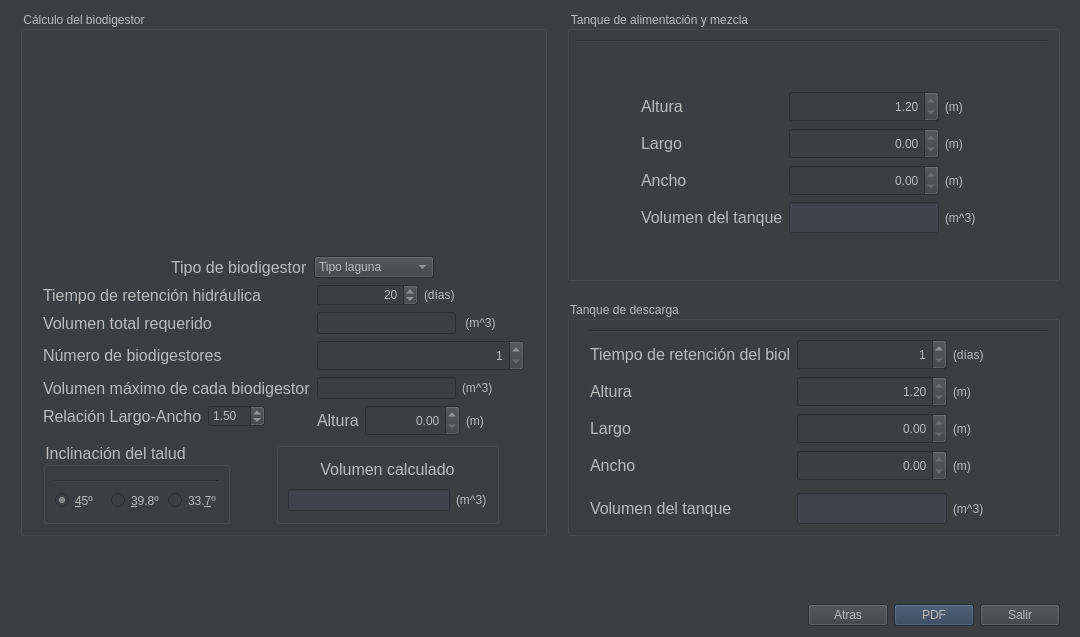
<?xml version="1.0" encoding="UTF-8"?>
<ui version="4.0">
 <class>Form</class>
 <widget class="QWidget" name="Form">
  <property name="geometry">
   <rect>
    <x>0</x>
    <y>0</y>
    <width>1080</width>
    <height>637</height>
   </rect>
  </property>
  <property name="minimumSize">
   <size>
    <width>1080</width>
    <height>637</height>
   </size>
  </property>
  <property name="maximumSize">
   <size>
    <width>1080</width>
    <height>637</height>
   </size>
  </property>
  <property name="windowTitle">
   <string>Form</string>
  </property>
  <property name="styleSheet">
   <string notr="true">background-color: rgb(60, 63, 65);
color: rgb(187, 187, 187);
border-color: rgb(85, 170, 255);</string>
  </property>
  <layout class="QVBoxLayout" name="verticalLayout_7">
   <property name="leftMargin">
    <number>20</number>
   </property>
   <property name="rightMargin">
    <number>20</number>
   </property>
   <item>
    <layout class="QHBoxLayout" name="horizontalLayout_26">
     <property name="spacing">
      <number>20</number>
     </property>
     <item>
      <widget class="QGroupBox" name="groupBox">
       <property name="title">
        <string>Cálculo del biodigestor</string>
       </property>
       <layout class="QVBoxLayout" name="verticalLayout_5">
        <property name="leftMargin">
         <number>20</number>
        </property>
        <property name="rightMargin">
         <number>20</number>
        </property>
        <item>
         <widget class="QWidget" name="widget" native="true">
          <property name="minimumSize">
           <size>
            <width>361</width>
            <height>210</height>
           </size>
          </property>
          <property name="styleSheet">
           <string notr="true">border-image: url(:/laguna/graphics/image.jpg);</string>
          </property>
         </widget>
        </item>
        <item>
         <layout class="QHBoxLayout" name="horizontalLayout_21">
          <item>
           <spacer name="horizontalSpacer_4">
            <property name="orientation">
             <enum>Qt::Horizontal</enum>
            </property>
            <property name="sizeHint" stdset="0">
             <size>
              <width>40</width>
              <height>20</height>
             </size>
            </property>
           </spacer>
          </item>
          <item>
           <widget class="QLabel" name="label">
            <property name="font">
             <font>
              <pointsize>12</pointsize>
             </font>
            </property>
            <property name="text">
             <string>Tipo de biodigestor</string>
            </property>
           </widget>
          </item>
          <item>
           <widget class="QComboBox" name="comboBox">
            <property name="minimumSize">
             <size>
              <width>120</width>
              <height>0</height>
             </size>
            </property>
            <property name="maximumSize">
             <size>
              <width>150</width>
              <height>16777215</height>
             </size>
            </property>
            <item>
             <property name="text">
              <string>Tipo laguna</string>
             </property>
            </item>
            <item>
             <property name="text">
              <string>Cupula fija</string>
             </property>
            </item>
           </widget>
          </item>
          <item>
           <spacer name="horizontalSpacer_5">
            <property name="orientation">
             <enum>Qt::Horizontal</enum>
            </property>
            <property name="sizeType">
             <enum>QSizePolicy::Preferred</enum>
            </property>
            <property name="sizeHint" stdset="0">
             <size>
              <width>90</width>
              <height>10</height>
             </size>
            </property>
           </spacer>
          </item>
         </layout>
        </item>
        <item>
         <layout class="QFormLayout" name="formLayout_3">
          <item row="0" column="0">
           <widget class="QLabel" name="label_7">
            <property name="font">
             <font>
              <pointsize>12</pointsize>
             </font>
            </property>
            <property name="text">
             <string>Tiempo de retención hidráulica</string>
            </property>
           </widget>
          </item>
          <item row="0" column="1">
           <layout class="QHBoxLayout" name="horizontalLayout_22">
            <item>
             <widget class="QSpinBox" name="spinBox_2">
              <property name="minimumSize">
               <size>
                <width>80</width>
                <height>0</height>
               </size>
              </property>
              <property name="alignment">
               <set>Qt::AlignRight|Qt::AlignTrailing|Qt::AlignVCenter</set>
              </property>
              <property name="minimum">
               <number>1</number>
              </property>
              <property name="maximum">
               <number>60</number>
              </property>
              <property name="value">
               <number>20</number>
              </property>
             </widget>
            </item>
            <item>
             <widget class="QLabel" name="label_13">
              <property name="text">
               <string>(días)</string>
              </property>
             </widget>
            </item>
           </layout>
          </item>
          <item row="1" column="0">
           <widget class="QLabel" name="label_2">
            <property name="font">
             <font>
              <pointsize>12</pointsize>
             </font>
            </property>
            <property name="text">
             <string>Volumen total requerido</string>
            </property>
           </widget>
          </item>
          <item row="1" column="1">
           <layout class="QHBoxLayout" name="horizontalLayout_13">
            <item>
             <widget class="QLineEdit" name="lineEditVol">
              <property name="maximumSize">
               <size>
                <width>139</width>
                <height>31</height>
               </size>
              </property>
              <property name="styleSheet">
               <string notr="true"/>
              </property>
              <property name="maxLength">
               <number>6</number>
              </property>
              <property name="alignment">
               <set>Qt::AlignRight|Qt::AlignTrailing|Qt::AlignVCenter</set>
              </property>
              <property name="readOnly">
               <bool>true</bool>
              </property>
             </widget>
            </item>
            <item>
             <widget class="QLabel" name="label_9">
              <property name="text">
               <string> (m^3)</string>
              </property>
             </widget>
            </item>
           </layout>
          </item>
          <item row="2" column="0">
           <widget class="QLabel" name="label_3">
            <property name="font">
             <font>
              <pointsize>12</pointsize>
             </font>
            </property>
            <property name="text">
             <string>Número de biodigestores</string>
            </property>
           </widget>
          </item>
          <item row="2" column="1">
           <widget class="QSpinBox" name="spinBox">
            <property name="minimumSize">
             <size>
              <width>139</width>
              <height>31</height>
             </size>
            </property>
            <property name="styleSheet">
             <string notr="true"/>
            </property>
            <property name="alignment">
             <set>Qt::AlignRight|Qt::AlignTrailing|Qt::AlignVCenter</set>
            </property>
            <property name="minimum">
             <number>1</number>
            </property>
            <property name="maximum">
             <number>6</number>
            </property>
           </widget>
          </item>
          <item row="3" column="0">
           <widget class="QLabel" name="label_4">
            <property name="font">
             <font>
              <pointsize>12</pointsize>
             </font>
            </property>
            <property name="text">
             <string>Volumen máximo de cada biodigestor</string>
            </property>
           </widget>
          </item>
          <item row="3" column="1">
           <layout class="QHBoxLayout" name="horizontalLayout_14">
            <item>
             <widget class="QLineEdit" name="lineEdit_2">
              <property name="maximumSize">
               <size>
                <width>139</width>
                <height>31</height>
               </size>
              </property>
              <property name="styleSheet">
               <string notr="true"/>
              </property>
              <property name="maxLength">
               <number>6</number>
              </property>
              <property name="alignment">
               <set>Qt::AlignRight|Qt::AlignTrailing|Qt::AlignVCenter</set>
              </property>
              <property name="readOnly">
               <bool>true</bool>
              </property>
             </widget>
            </item>
            <item>
             <widget class="QLabel" name="label_11">
              <property name="text">
               <string>(m^3)</string>
              </property>
             </widget>
            </item>
           </layout>
          </item>
          <item row="4" column="0">
           <layout class="QHBoxLayout" name="horizontalLayout_24">
            <item>
             <layout class="QHBoxLayout" name="horizontalLayout_17">
              <item>
               <widget class="QLabel" name="label_12">
                <property name="font">
                 <font>
                  <pointsize>12</pointsize>
                 </font>
                </property>
                <property name="text">
                 <string>Relación Largo-Ancho</string>
                </property>
               </widget>
              </item>
              <item>
               <widget class="QDoubleSpinBox" name="doubleSpinBox_3">
                <property name="minimum">
                 <double>1.000000000000000</double>
                </property>
                <property name="singleStep">
                 <double>0.100000000000000</double>
                </property>
                <property name="value">
                 <double>1.500000000000000</double>
                </property>
               </widget>
              </item>
             </layout>
            </item>
            <item>
             <spacer name="horizontalSpacer_6">
              <property name="orientation">
               <enum>Qt::Horizontal</enum>
              </property>
              <property name="sizeHint" stdset="0">
               <size>
                <width>40</width>
                <height>20</height>
               </size>
              </property>
             </spacer>
            </item>
           </layout>
          </item>
          <item row="4" column="1">
           <layout class="QHBoxLayout" name="horizontalLayout_25">
            <item>
             <layout class="QHBoxLayout" name="horizontalLayout_16">
              <item>
               <widget class="QLabel" name="label_5">
                <property name="font">
                 <font>
                  <pointsize>12</pointsize>
                 </font>
                </property>
                <property name="styleSheet">
                 <string notr="true"/>
                </property>
                <property name="text">
                 <string>Altura</string>
                </property>
               </widget>
              </item>
              <item>
               <layout class="QHBoxLayout" name="horizontalLayout_15">
                <item>
                 <widget class="QDoubleSpinBox" name="doubleSpinBox">
                  <property name="minimumSize">
                   <size>
                    <width>95</width>
                    <height>31</height>
                   </size>
                  </property>
                  <property name="alignment">
                   <set>Qt::AlignRight|Qt::AlignTrailing|Qt::AlignVCenter</set>
                  </property>
                  <property name="maximum">
                   <double>8.000000000000000</double>
                  </property>
                  <property name="singleStep">
                   <double>0.200000000000000</double>
                  </property>
                 </widget>
                </item>
                <item>
                 <widget class="QLabel" name="label_8">
                  <property name="text">
                   <string>(m)</string>
                  </property>
                 </widget>
                </item>
               </layout>
              </item>
             </layout>
            </item>
            <item>
             <spacer name="horizontalSpacer_7">
              <property name="orientation">
               <enum>Qt::Horizontal</enum>
              </property>
              <property name="sizeHint" stdset="0">
               <size>
                <width>40</width>
                <height>20</height>
               </size>
              </property>
             </spacer>
            </item>
           </layout>
          </item>
         </layout>
        </item>
        <item>
         <layout class="QHBoxLayout" name="horizontalLayout_18">
          <item>
           <widget class="QGroupBox" name="groupBox_3">
            <property name="enabled">
             <bool>true</bool>
            </property>
            <property name="minimumSize">
             <size>
              <width>187</width>
              <height>0</height>
             </size>
            </property>
            <property name="maximumSize">
             <size>
              <width>400</width>
              <height>16777215</height>
             </size>
            </property>
            <property name="font">
             <font>
              <pointsize>12</pointsize>
             </font>
            </property>
            <property name="title">
             <string>Inclinación del talud</string>
            </property>
            <layout class="QVBoxLayout" name="verticalLayout">
             <item>
              <widget class="Line" name="line">
               <property name="orientation">
                <enum>Qt::Horizontal</enum>
               </property>
              </widget>
             </item>
             <item>
              <layout class="QHBoxLayout" name="horizontalLayout">
               <item>
                <widget class="QRadioButton" name="radioButton">
                 <property name="text">
                  <string>&amp;45º</string>
                 </property>
                 <property name="checked">
                  <bool>true</bool>
                 </property>
                </widget>
               </item>
               <item>
                <widget class="QRadioButton" name="radioButton2">
                 <property name="text">
                  <string>&amp;39.8º</string>
                 </property>
                </widget>
               </item>
               <item>
                <widget class="QRadioButton" name="radioButton3">
                 <property name="text">
                  <string>33.&amp;7º</string>
                 </property>
                </widget>
               </item>
              </layout>
             </item>
            </layout>
           </widget>
          </item>
          <item>
           <spacer name="horizontalSpacer_3">
            <property name="orientation">
             <enum>Qt::Horizontal</enum>
            </property>
            <property name="sizeType">
             <enum>QSizePolicy::Preferred</enum>
            </property>
            <property name="sizeHint" stdset="0">
             <size>
              <width>40</width>
              <height>20</height>
             </size>
            </property>
           </spacer>
          </item>
          <item>
           <widget class="QGroupBox" name="groupBox_4">
            <property name="minimumSize">
             <size>
              <width>170</width>
              <height>0</height>
             </size>
            </property>
            <property name="styleSheet">
             <string notr="true"/>
            </property>
            <property name="title">
             <string/>
            </property>
            <layout class="QVBoxLayout" name="verticalLayout_4">
             <item>
              <widget class="QLabel" name="label_6">
               <property name="font">
                <font>
                 <pointsize>12</pointsize>
                </font>
               </property>
               <property name="text">
                <string>Volumen calculado</string>
               </property>
               <property name="alignment">
                <set>Qt::AlignCenter</set>
               </property>
              </widget>
             </item>
             <item>
              <layout class="QHBoxLayout" name="horizontalLayout_23">
               <item>
                <widget class="QLineEdit" name="lineEdit">
                 <property name="minimumSize">
                  <size>
                   <width>0</width>
                   <height>0</height>
                  </size>
                 </property>
                 <property name="maximumSize">
                  <size>
                   <width>1666666</width>
                   <height>16777215</height>
                  </size>
                 </property>
                 <property name="styleSheet">
                  <string notr="true">background-color: rgb(62, 67, 76);</string>
                 </property>
                 <property name="maxLength">
                  <number>6</number>
                 </property>
                 <property name="alignment">
                  <set>Qt::AlignRight|Qt::AlignTrailing|Qt::AlignVCenter</set>
                 </property>
                 <property name="readOnly">
                  <bool>true</bool>
                 </property>
                </widget>
               </item>
               <item>
                <widget class="QLabel" name="label_23">
                 <property name="text">
                  <string>(m^3)</string>
                 </property>
                </widget>
               </item>
              </layout>
             </item>
            </layout>
           </widget>
          </item>
          <item>
           <spacer name="horizontalSpacer_2">
            <property name="orientation">
             <enum>Qt::Horizontal</enum>
            </property>
            <property name="sizeType">
             <enum>QSizePolicy::Preferred</enum>
            </property>
            <property name="sizeHint" stdset="0">
             <size>
              <width>25</width>
              <height>20</height>
             </size>
            </property>
           </spacer>
          </item>
         </layout>
        </item>
       </layout>
      </widget>
     </item>
     <item>
      <layout class="QVBoxLayout" name="verticalLayout_6">
       <item>
        <widget class="QGroupBox" name="groupBox_2">
         <property name="maximumSize">
          <size>
           <width>16777215</width>
           <height>270</height>
          </size>
         </property>
         <property name="title">
          <string>Tanque de alimentación y mezcla</string>
         </property>
         <layout class="QVBoxLayout" name="verticalLayout_2">
          <property name="leftMargin">
           <number>6</number>
          </property>
          <item>
           <widget class="Line" name="line_2">
            <property name="orientation">
             <enum>Qt::Horizontal</enum>
            </property>
           </widget>
          </item>
          <item>
           <layout class="QFormLayout" name="formLayout">
            <property name="leftMargin">
             <number>65</number>
            </property>
            <item row="0" column="1">
             <layout class="QHBoxLayout" name="horizontalLayout_2"/>
            </item>
            <item row="2" column="0">
             <widget class="QLabel" name="label_14">
              <property name="font">
               <font>
                <pointsize>12</pointsize>
               </font>
              </property>
              <property name="text">
               <string>Altura</string>
              </property>
             </widget>
            </item>
            <item row="2" column="1">
             <layout class="QHBoxLayout" name="horizontalLayout_3">
              <item>
               <widget class="QDoubleSpinBox" name="doubleSpinBox3">
                <property name="minimumSize">
                 <size>
                  <width>150</width>
                  <height>31</height>
                 </size>
                </property>
                <property name="maximumSize">
                 <size>
                  <width>150</width>
                  <height>31</height>
                 </size>
                </property>
                <property name="alignment">
                 <set>Qt::AlignRight|Qt::AlignTrailing|Qt::AlignVCenter</set>
                </property>
                <property name="readOnly">
                 <bool>true</bool>
                </property>
                <property name="value">
                 <double>1.200000000000000</double>
                </property>
               </widget>
              </item>
              <item>
               <widget class="QLabel" name="label_19">
                <property name="text">
                 <string>(m)</string>
                </property>
               </widget>
              </item>
             </layout>
            </item>
            <item row="3" column="0">
             <widget class="QLabel" name="label_15">
              <property name="font">
               <font>
                <pointsize>12</pointsize>
               </font>
              </property>
              <property name="text">
               <string>Largo</string>
              </property>
             </widget>
            </item>
            <item row="3" column="1">
             <layout class="QHBoxLayout" name="horizontalLayout_4">
              <item>
               <widget class="QDoubleSpinBox" name="doubleSpinBox4">
                <property name="minimumSize">
                 <size>
                  <width>150</width>
                  <height>31</height>
                 </size>
                </property>
                <property name="maximumSize">
                 <size>
                  <width>150</width>
                  <height>31</height>
                 </size>
                </property>
                <property name="alignment">
                 <set>Qt::AlignRight|Qt::AlignTrailing|Qt::AlignVCenter</set>
                </property>
                <property name="readOnly">
                 <bool>true</bool>
                </property>
               </widget>
              </item>
              <item>
               <widget class="QLabel" name="label_20">
                <property name="text">
                 <string>(m)</string>
                </property>
               </widget>
              </item>
             </layout>
            </item>
            <item row="4" column="0">
             <widget class="QLabel" name="label_16">
              <property name="font">
               <font>
                <pointsize>12</pointsize>
               </font>
              </property>
              <property name="text">
               <string>Ancho</string>
              </property>
             </widget>
            </item>
            <item row="4" column="1">
             <layout class="QHBoxLayout" name="horizontalLayout_5">
              <item>
               <widget class="QDoubleSpinBox" name="doubleSpinBox5">
                <property name="minimumSize">
                 <size>
                  <width>150</width>
                  <height>31</height>
                 </size>
                </property>
                <property name="maximumSize">
                 <size>
                  <width>150</width>
                  <height>31</height>
                 </size>
                </property>
                <property name="alignment">
                 <set>Qt::AlignRight|Qt::AlignTrailing|Qt::AlignVCenter</set>
                </property>
                <property name="readOnly">
                 <bool>true</bool>
                </property>
               </widget>
              </item>
              <item>
               <widget class="QLabel" name="label_21">
                <property name="text">
                 <string>(m)</string>
                </property>
               </widget>
              </item>
             </layout>
            </item>
            <item row="5" column="0">
             <widget class="QLabel" name="label_17">
              <property name="font">
               <font>
                <pointsize>12</pointsize>
               </font>
              </property>
              <property name="text">
               <string>Volumen del tanque</string>
              </property>
             </widget>
            </item>
            <item row="5" column="1">
             <layout class="QHBoxLayout" name="horizontalLayout_6">
              <item>
               <widget class="QLineEdit" name="lineEdit_4">
                <property name="minimumSize">
                 <size>
                  <width>150</width>
                  <height>31</height>
                 </size>
                </property>
                <property name="maximumSize">
                 <size>
                  <width>150</width>
                  <height>31</height>
                 </size>
                </property>
                <property name="styleSheet">
                 <string notr="true">background-color: rgb(62, 67, 76);</string>
                </property>
                <property name="maxLength">
                 <number>6</number>
                </property>
                <property name="alignment">
                 <set>Qt::AlignRight|Qt::AlignTrailing|Qt::AlignVCenter</set>
                </property>
                <property name="readOnly">
                 <bool>true</bool>
                </property>
               </widget>
              </item>
              <item>
               <widget class="QLabel" name="label_22">
                <property name="text">
                 <string>(m^3)</string>
                </property>
               </widget>
              </item>
             </layout>
            </item>
            <item row="1" column="1">
             <spacer name="verticalSpacer_2">
              <property name="orientation">
               <enum>Qt::Vertical</enum>
              </property>
              <property name="sizeHint" stdset="0">
               <size>
                <width>20</width>
                <height>40</height>
               </size>
              </property>
             </spacer>
            </item>
            <item row="6" column="1">
             <spacer name="verticalSpacer_3">
              <property name="orientation">
               <enum>Qt::Vertical</enum>
              </property>
              <property name="sizeHint" stdset="0">
               <size>
                <width>20</width>
                <height>40</height>
               </size>
              </property>
             </spacer>
            </item>
           </layout>
          </item>
         </layout>
        </widget>
       </item>
       <item>
        <widget class="QGroupBox" name="groupBox_5">
         <property name="title">
          <string>Tanque de descarga</string>
         </property>
         <layout class="QVBoxLayout" name="verticalLayout_3">
          <property name="leftMargin">
           <number>20</number>
          </property>
          <item>
           <widget class="Line" name="line_4">
            <property name="orientation">
             <enum>Qt::Horizontal</enum>
            </property>
           </widget>
          </item>
          <item>
           <layout class="QFormLayout" name="formLayout_2">
            <item row="0" column="0">
             <widget class="QLabel" name="label_35">
              <property name="font">
               <font>
                <pointsize>12</pointsize>
               </font>
              </property>
              <property name="text">
               <string>Tiempo de retención del biol</string>
              </property>
             </widget>
            </item>
            <item row="0" column="1">
             <layout class="QHBoxLayout" name="horizontalLayout_7">
              <item>
               <widget class="QDoubleSpinBox" name="doubleSpinBox10">
                <property name="minimumSize">
                 <size>
                  <width>150</width>
                  <height>31</height>
                 </size>
                </property>
                <property name="maximumSize">
                 <size>
                  <width>150</width>
                  <height>31</height>
                 </size>
                </property>
                <property name="alignment">
                 <set>Qt::AlignRight|Qt::AlignTrailing|Qt::AlignVCenter</set>
                </property>
                <property name="decimals">
                 <number>0</number>
                </property>
                <property name="minimum">
                 <double>1.000000000000000</double>
                </property>
               </widget>
              </item>
              <item>
               <widget class="QLabel" name="label_41">
                <property name="text">
                 <string>(días)</string>
                </property>
               </widget>
              </item>
             </layout>
            </item>
            <item row="1" column="0">
             <widget class="QLabel" name="label_36">
              <property name="font">
               <font>
                <pointsize>12</pointsize>
               </font>
              </property>
              <property name="text">
               <string>Altura</string>
              </property>
             </widget>
            </item>
            <item row="1" column="1">
             <layout class="QHBoxLayout" name="horizontalLayout_8">
              <item>
               <widget class="QDoubleSpinBox" name="doubleSpinBox11">
                <property name="minimumSize">
                 <size>
                  <width>150</width>
                  <height>31</height>
                 </size>
                </property>
                <property name="maximumSize">
                 <size>
                  <width>150</width>
                  <height>31</height>
                 </size>
                </property>
                <property name="alignment">
                 <set>Qt::AlignRight|Qt::AlignTrailing|Qt::AlignVCenter</set>
                </property>
                <property name="readOnly">
                 <bool>true</bool>
                </property>
                <property name="value">
                 <double>1.200000000000000</double>
                </property>
               </widget>
              </item>
              <item>
               <widget class="QLabel" name="label_42">
                <property name="text">
                 <string>(m)</string>
                </property>
               </widget>
              </item>
             </layout>
            </item>
            <item row="2" column="0">
             <widget class="QLabel" name="label_37">
              <property name="font">
               <font>
                <pointsize>12</pointsize>
               </font>
              </property>
              <property name="text">
               <string>Largo</string>
              </property>
             </widget>
            </item>
            <item row="2" column="1">
             <layout class="QHBoxLayout" name="horizontalLayout_9">
              <item>
               <widget class="QDoubleSpinBox" name="doubleSpinBox12">
                <property name="minimumSize">
                 <size>
                  <width>150</width>
                  <height>31</height>
                 </size>
                </property>
                <property name="maximumSize">
                 <size>
                  <width>150</width>
                  <height>31</height>
                 </size>
                </property>
                <property name="alignment">
                 <set>Qt::AlignRight|Qt::AlignTrailing|Qt::AlignVCenter</set>
                </property>
                <property name="readOnly">
                 <bool>true</bool>
                </property>
               </widget>
              </item>
              <item>
               <widget class="QLabel" name="label_43">
                <property name="text">
                 <string>(m)</string>
                </property>
               </widget>
              </item>
             </layout>
            </item>
            <item row="3" column="0">
             <widget class="QLabel" name="label_38">
              <property name="font">
               <font>
                <pointsize>12</pointsize>
               </font>
              </property>
              <property name="text">
               <string>Ancho</string>
              </property>
             </widget>
            </item>
            <item row="3" column="1">
             <layout class="QHBoxLayout" name="horizontalLayout_10">
              <item>
               <widget class="QDoubleSpinBox" name="doubleSpinBox13">
                <property name="minimumSize">
                 <size>
                  <width>150</width>
                  <height>31</height>
                 </size>
                </property>
                <property name="maximumSize">
                 <size>
                  <width>150</width>
                  <height>31</height>
                 </size>
                </property>
                <property name="alignment">
                 <set>Qt::AlignRight|Qt::AlignTrailing|Qt::AlignVCenter</set>
                </property>
                <property name="readOnly">
                 <bool>true</bool>
                </property>
               </widget>
              </item>
              <item>
               <widget class="QLabel" name="label_44">
                <property name="text">
                 <string>(m)</string>
                </property>
               </widget>
              </item>
             </layout>
            </item>
            <item row="4" column="1">
             <layout class="QHBoxLayout" name="horizontalLayout_11"/>
            </item>
            <item row="5" column="0">
             <widget class="QLabel" name="label_40">
              <property name="font">
               <font>
                <pointsize>12</pointsize>
               </font>
              </property>
              <property name="styleSheet">
               <string notr="true"/>
              </property>
              <property name="text">
               <string>Volumen del tanque </string>
              </property>
             </widget>
            </item>
            <item row="5" column="1">
             <layout class="QHBoxLayout" name="horizontalLayout_12">
              <item>
               <widget class="QLineEdit" name="lineEdit_9">
                <property name="minimumSize">
                 <size>
                  <width>150</width>
                  <height>31</height>
                 </size>
                </property>
                <property name="maximumSize">
                 <size>
                  <width>150</width>
                  <height>31</height>
                 </size>
                </property>
                <property name="styleSheet">
                 <string notr="true">background-color: rgb(62, 67, 76);
</string>
                </property>
                <property name="text">
                 <string/>
                </property>
                <property name="maxLength">
                 <number>6</number>
                </property>
                <property name="alignment">
                 <set>Qt::AlignRight|Qt::AlignTrailing|Qt::AlignVCenter</set>
                </property>
                <property name="readOnly">
                 <bool>true</bool>
                </property>
               </widget>
              </item>
              <item>
               <widget class="QLabel" name="label_46">
                <property name="text">
                 <string>(m^3)</string>
                </property>
               </widget>
              </item>
             </layout>
            </item>
           </layout>
          </item>
         </layout>
        </widget>
       </item>
      </layout>
     </item>
    </layout>
   </item>
   <item>
    <spacer name="verticalSpacer">
     <property name="orientation">
      <enum>Qt::Vertical</enum>
     </property>
     <property name="sizeHint" stdset="0">
      <size>
       <width>17</width>
       <height>36</height>
      </size>
     </property>
    </spacer>
   </item>
   <item>
    <layout class="QHBoxLayout" name="horizontalLayout_20">
     <item>
      <spacer name="horizontalSpacer">
       <property name="orientation">
        <enum>Qt::Horizontal</enum>
       </property>
       <property name="sizeHint" stdset="0">
        <size>
         <width>40</width>
         <height>20</height>
        </size>
       </property>
      </spacer>
     </item>
     <item>
      <layout class="QHBoxLayout" name="horizontalLayout_19">
       <item>
        <widget class="QPushButton" name="pushButton_2">
         <property name="focusPolicy">
          <enum>Qt::NoFocus</enum>
         </property>
         <property name="text">
          <string>Atras</string>
         </property>
        </widget>
       </item>
       <item>
        <widget class="QPushButton" name="pushButtonNext">
         <property name="focusPolicy">
          <enum>Qt::NoFocus</enum>
         </property>
         <property name="styleSheet">
          <string notr="true">background-color: rgb(46, 64, 86);</string>
         </property>
         <property name="text">
          <string>PDF</string>
         </property>
        </widget>
       </item>
       <item>
        <widget class="QPushButton" name="pushButton">
         <property name="focusPolicy">
          <enum>Qt::NoFocus</enum>
         </property>
         <property name="text">
          <string>Salir</string>
         </property>
        </widget>
       </item>
      </layout>
     </item>
    </layout>
   </item>
  </layout>
  <zorder></zorder>
  <zorder>verticalSpacer</zorder>
 </widget>
 <resources>
  <include location="../imagen.qrc"/>
 </resources>
 <connections/>
</ui>
